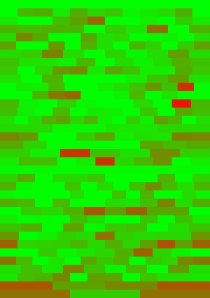
#> input picture PPN86268370X/images/10.png, 210 x 298 px; its folder holds 5 pictures in this run
$ jupyter execute --allow-errors ocapy.ipynb
#> lines starting #> are read from the running program, lines starting #| are printed output that depends on the picture
# OCA.py - Visualizing the word confidence of OCR results (ALTO-XML)
by Michael Kubina

**OCA.py** is an acronym and describes this **O**CR **C**onfidence **A**nalysis script written in **py**thon.

This is a graduation work for the 2022 Data Librarian Certificate Course from the Technical University Cologne. The result of the graduation work is a script, which is called OCA.py. The script was published in August 2022. This is the corresponding jupyter-notebook with additional insights.

OCA.py is licensed under GPL3 (https://www.gnu.org/licenses/gpl-3.0.en.html)

## Preface

We will handle a lot of data and might be limited be the I/O data rate limit. So start the notebook with the following command, as suggested here: https://stackoverflow.com/questions/43490495/how-to-set-notebookapp-iopub-data-rate-limit-and-others-notebookapp-settings-in

`jupyter notebook --NotebookApp.iopub_data_rate_limit=1e10`

## Defining document corpus

We need the METS file that holds a digital object together and has also some descriptive metadata. Furthermore we need all the ALTO files, that hold the OCR for each page. All the necessary files will be acquired through URLs, which follow a static pattern. We ignore any other files, that belong to the whole digital object, as we don't need those.

* `https://mets.sub.uni-hamburg.de/kitodo/PPN872169685_0021` (METS)
* `https://img.sub.uni-hamburg.de/kitodo/PPN872169685_0021/00000053.xml` (ALTO)

As we can see, the only thing we need is the record identifier.

[cell 1]
# the test object(s)
#record_id = "PPN1026788544" # about 50 pages, good ocr, low confidence
record_id = "PPN86268370X" # about 150 pages, good ocr, high confidence
#record_id = "PPN1041860838" # about 350 pages, bad ocr -> wrong script, low confidence
#record_id = "PPN1672846668" # about 100 pages, bad ocr -> wrong script, extreme high confidences, visible anomaly

## Importing libraries

This project will download files through the internet through `requests`. We will save/load those and other files from the filesystem `os`.

[cell 2]
import requests
from bs4 import BeautifulSoup
import pandas as pd
import os
import numpy as np
from pprint import pprint

import matplotlib.pyplot as plt
from matplotlib.patches import Rectangle
from matplotlib.collections import PatchCollection
from matplotlib.colors import ListedColormap

## Function definitions

[cell 3]
# download file, if it does not exist already
# (Source: https://techoverflow.net/2017/02/26/requests-download-file-if-it-doesnt-exist/)
# with small adjustments from myself
def download_file(filename, url):
    """
    Download an URL to a file
    """
    with open(filename, 'wb') as fout:
        response = requests.get(url, stream=True)
        response.raise_for_status()
        # Write response data to file
        for block in response.iter_content(4096):
            fout.write(block)

def download_if_not_exists(filename, url):
    """
    Download a URL to a file if the file
    does not exist already.
    Returns
    -------
    True if the file was downloaded,
    False if it already existed
    """
#> called with filename = 'PPN86268370X/mets/PPN86268370X.xml'
    if not os.path.exists(filename):
        # create subfolders if necessary
        dirname = os.path.dirname(filename)
        if not os.path.exists(dirname):
            os.makedirs(dirname)
        # give feedback if we are downloading something
        print("Retrieving: " + url, end="")
        download_file(filename, url)
#> (the call stopped at in download_file, `response = requests.get(url, stream=True)`: the network is not available in this run)
        print(" -> Done!", end="\n")
        #return True
        return
    # give feedback if we are using a local copy
    print("Using local copy: " + filename)
    #return False

## Step 1 - File download

The file download happens in three steps...

### ... download the METS file

[cell 4]
# path to METS directory
mets_dir = record_id + "/mets/"

# download the METS/MODS
mets_url = "https://mets.sub.uni-hamburg.de/kitodo/" + str(record_id)
mets_filename = mets_dir + record_id + ".xml"
download_if_not_exists(mets_filename, mets_url)

### ... extract the fulltext URLs

The fulltext URLs are grouped in the `<mets:fileGrp USE="FULLTEXT"></mets:fileGrp>`

Each fulltext has file location `<mets:FLocat LOCTYPE="URL" xlink:href="https://img.sub.uni-hamburg.de/kitodo/PPN863173349_0006/00000001.xml"/>`

[cell 5]
# read the METS file
mets=[]
with open(mets_filename, 'r', encoding='utf-8') as file:
    mets = file.read()

# cook a soup
mets_soup = BeautifulSoup(mets,"lxml-xml")

# get all file location elements
#> (the rest of this cell did not finish here and is left out)

### ... download the ALTO files

[cell 6]
# download all ocr results
alto_dir = record_id + "/alto/"
#> (the rest of this cell did not finish here and is left out)

## Step 2 - Extract word confidencies

Now that we have all the necessary files, we will create a nested list that holds all word confidencies together. The structure is:
* a main list representing all pages of the document
* for each page a sublist representing all textlines within it
* for each textline a sublist representing all strings within it

[cell 7]
# create main list
pages_wc = []

# loop through all ALTO files
#> (the rest of this cell did not finish here and is left out)

### ... create a list of DataFrames for all pages

Each entry is a DataFrame for a single page, with the textlines as rows and the words as columns. We will format the axis accordingly and clean-up the DataFrames as well in order to process it later on. Otherwise mathematical operations would fail, as the entries would not be number types, but strings.

[cell 8]
# create list of DataFrames
pages_df_list = [pd.DataFrame(item) for item in pages_wc]

# format and clean up each DataFrame
for index, item in enumerate(pages_df_list):
    # rename the axis
    pages_df_list[index].index = ['Textline {}'.format(i+1) for i in range(item.shape[0])]
    pages_df_list[index].columns = ['Word {}'.format(i+1) for i in range(item.shape[1])]

    # replace string "None" with NaN
    pages_df_list[index] = item.fillna(value=np.nan)
    # replace "1." with "1.0"
    pages_df_list[index] = item.replace("1.", "1.0")
    # transform all numbers (currently type=string) to real floating point numbers (type=float)
    pages_df_list[index] = item.astype(float)

### ...lets peek inside our main list of DataFrames
We now have a list of DataFrames, with an entry for each page. We will take a look at page 9, in order to see the internal structure. In certain cases, we might encounter empty pages and thus an empty output...

[cell 9]
# a look at page 9 with five digits after the decimal point
# equals three digits after the decimal point for percentages
# remember: this is just a display property!
pd.set_option('display.precision',5)
#> (the rest of this cell did not finish here and is left out)

## Step 3 - Statistics

### ...now lets create a separate DataFrame providing a general statistic
We also want to provide some general statistics for the pages, like the number of words, number of textlines, percentilles of word confidence, mean and standard deviation from the mean. So we really have just a basic description, but since the word confidencies are just artificial values with precise boundaries, where higher values not necessarily correlate with higher precision, we can very well use these. What we are interested in is how they relate to each other, which can be perfectly done here.

[cell 10]
# extract how many textlines each page has
textlines = []
for item in pages_df_list:
    textlines.append(item.shape[0])

[cell 11]
# a list holding all page statistics
pages_df_list_report = []

# format and clean up each DataFrame
for item in pages_df_list:
    # stack for single column
    stack = item.stack()
    # remove NaN
    stack.dropna()
    # describe the page and append to list
    pages_df_list_report.append(stack.describe())

# create a DataFrame out of the list
pages_df_list_report_df = pd.DataFrame(pages_df_list_report)
# change index names of axis
pages_df_list_report_df.index = ['Page {}'.format(i+1) for i in range(pages_df_list_report_df.shape[0])]
# add number of textlines as column
pages_df_list_report_df['textlines'] = textlines

### ...lets also peek into the page statistics

[cell 12]
pages_df_list_report_df

## Step 4 - Visualize the results
This step is core of the whole process. With our DataFrames we have all necessary values to work with and to visualize them. If we look at our list of DataFrames and our general statistic, we can already see, that our values range between 0.0 and 1.0, so its very easy to think of a heatmap-alike visualization. Here we use the famous warming stripes visualization for climate data, that with its stripes is somehow similar to a books bound pages, when seen from the side. But furthermore, we want an in depth look at each page with all their textlines right down to each word.

So, what we want to try to achieve is:
* the general statistic will be a "warming strip" representanting a derived value (e.g. mean, median, etc) for each page.
* each page will be an image containing all its textlines stacked, with each textline being a separate "warming stripe"

### ... lets start easy with visualizing the general statistic
 The steps to create the warming stripes were found here: https://matplotlib.org/matplotblog/posts/warming-stripes/
 I derived the work, to suit the needs in this project, since we dont rely on previous climate data but an general threshold for each page.
 Also we will chose a different color model, to visualize high, medium or low word confidence.

[cell 13]
# create an image directory, if it does not exist already
images_dir = record_id + "/images/"
if not os.path.exists(images_dir):
    os.makedirs(images_dir)

# create a directory for temporary files, if it does not exist already
temp_dir = record_id + "/temp/"
if not os.path.exists(temp_dir):
    os.makedirs(temp_dir)


#last_item = pages_df_list[8].iloc[3].dropna().shape[0]

# how many pages have actually values to work with => skip empty pages
#> (the rest of this cell did not finish here and is left out)

### ...now we need a function to concatenate multiple stripes into one single image
Since the above stripes (representing the mean confidence for each (written) page of the book) are not different, from how a single textline would appear, we need a function, that stacks all of those lines into one single image. Fortunately there was an example using `Pillow` for this task.

In this form we can only concatenate two images into one, which means, that for multiple textlines we would concatenate each new line to the compound image, that we priorly created.

[cell 14]
#https://note.nkmk.me/en/python-pillow-concat-images/
from PIL import Image

def get_concat_v(im1, im2):
    dst = Image.new('RGB', (im1.width, im1.height + im2.height))
    dst.paste(im1, (0, 0))
    dst.paste(im2, (0, im1.height))
    return dst

### ...and can finally start plotting all "heatmaps"

[cell 15]
# we need a library, which allows copying files, once the temporary warming stripes for each textline are concatenated and final
from shutil import copyfile

# now lets create the "heatmap" for each page in our list of DataFrames
for page_index, page in enumerate(pages_df_list):
    # of course with each textline as separate warming stripes
    for textline_index in range(0,(page.shape[0])):
        # print progress
        print("Page " + str(page_index) + " Line " + str(textline_index))

        # the next lines are basically the same as for the general statistic, thus no commentary
        # it would've been better to put this whole process into a separate function (DRY = don't repeat yourself)
        last_item = pages_df_list[page_index].iloc[textline_index].dropna().shape[0]

        fig = plt.figure(figsize=(10, 1))

        ax = fig.add_axes([0, 0, 1, 1])
        ax.set_axis_off()

        col = PatchCollection([
            Rectangle((y, 0), 1, 1)
            for y in range(0, last_item + 1)
        ])

        col.set_array(pages_df_list[page_index].iloc[textline_index].dropna())
        col.set_cmap("brg")
        col.set_clim(0.0, 1.0)
        ax.add_collection(col)

        ax.set_ylim(0, 1)
        ax.set_xlim(0, last_item +1)


        # if it's the first textline, simply store it
        if textline_index == 0:
            fig.savefig(temp_dir + str(page_index) + '.png')
        # now with every additional textline concatenate the images (the new image with the last concatenated image or the very first image respectively) )
        if textline_index > 0:
            fig.savefig(temp_dir + 'concat.png')
            base = Image.open(temp_dir + str(page_index) + '.png')
            add = Image.open(temp_dir + 'concat.png')
            get_concat_v(base, add).save(temp_dir + str(page_index) + '.png', 'PNG')
        # close the plot to free memory
        plt.close()

    # now move the files from the temp folder to the images folder, since the temp folder is a temporary working directory
    if not os.path.exists(temp_dir + str(page_index) + '.png'):
        # overwrite condition
        if os.path.isfile(images_dir + str(page_index) + '.png'):
            os.remove(images_dir + str(page_index) + '.png')
        # fallback for empty pages -> copy blank page representative
        copyfile('ocapy/blank.png', images_dir + str(page_index) + '.png')
    else:
        # overwrite condition
        if os.path.isfile(images_dir + str(page_index) + '.png'):
            os.remove(images_dir + str(page_index) + '.png')
        # rename actually moves the file from temp to images
        os.rename(temp_dir + str(page_index) + '.png', images_dir + str(page_index) + '.png')

### ...now resize all images to an equal width and height
There will be pages with few and with very much textlines. For a cleaner look, we will resize all output images to a DIN A7 format at screen resolution, with exception of the general statistic, which will be in DIN A5.

[cell 16]
for filename in os.listdir(images_dir):
    # open the file
    with Image.open(images_dir + filename) as img:
        # resize it to the following width and height
#> img is the input picture: PIL image 210x298 RGB; mean R, G, B 48.4, 206.6, 0
        (width, height) = (210, 298) # DIN A7 at screen resolution (72dpi)
        img.resize((width, height), resample=Image.BOX).save(images_dir + filename)

# do it again for the general statistic
with Image.open(images_dir + record_id + '.png') as img:
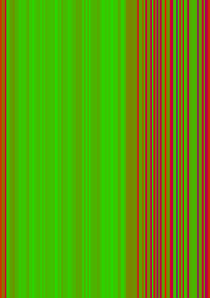
#> img: PIL image 210x298 RGBA; mean R, G, B, A 93.5, 153.3, 8.4, 255
        (width, height) = (420, 595) # DIN A5 at screen resolution (72dpi)
        img.resize((width, height), resample=Image.BOX).save(images_dir + record_id + '.png')
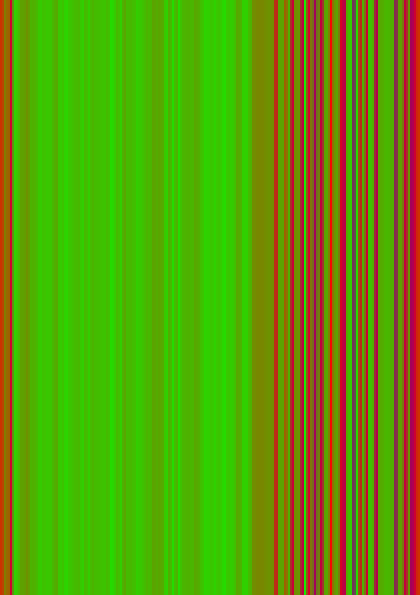
#> saved as PPN86268370X.png: PIL image 420x595 RGBA; mean R, G, B, A 93.5, 153.3, 8.4, 255
